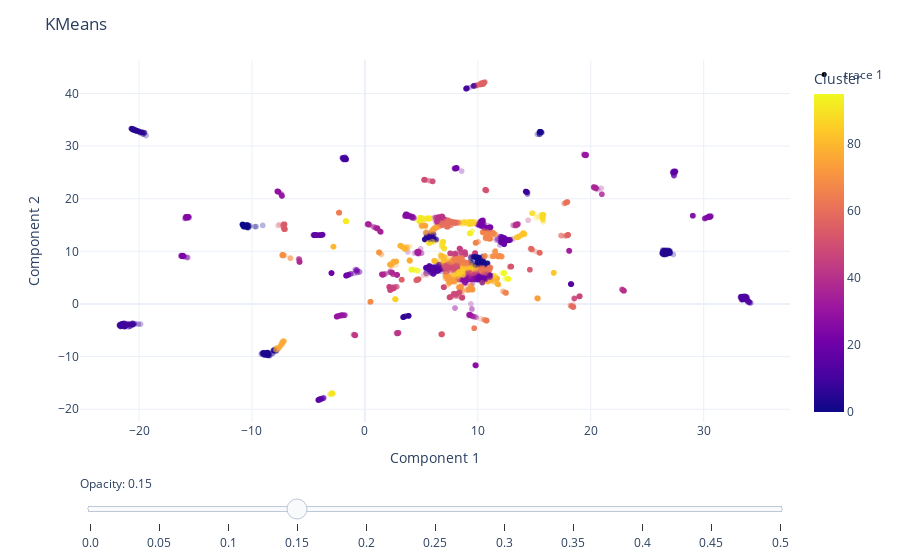

Notebook code for this chart:
### Code cell
# Plot the training points
fig = px.scatter(
    data_frame = train_df,
    x = "Component 1",
    y = "Component 2",
    color = "Cluster",
    hover_data = ["taxon_id", "Target", "mm_cluster"],
    opacity = 0.3
) 

# Add the test points as a scatter trace
fig.add_trace(
    go.Scatter(
        x=test_df["Component 1"],  # x coordinates
        y=test_df["Component 2"],  # y coordinates
        mode='markers',
        marker=dict(
            color='black',  
            size=5,  
            opacity=1.0 
        ),
        text=test_df["Target"]  # marker hover text
    )
)

# Opacity slider
steps = []
for i in range(11):  # 0 to 1 in steps of 0.1
    step = dict(
        method="restyle",
        args=[{"marker.opacity": [i/20]}, [0]],  # Adjust opacity of the first trace only
        label=str(i/20)
    )
    steps.append(step)
sliders = [dict(
    active=3,  # initial value corresponding to opacity=0.3
    currentvalue={"prefix": "Opacity: "},
    pad={"t": 50},
    steps=steps
)]

fig.update_layout(
    sliders=sliders,
    title="KMeans",
    template="plotly_white",
)

fig.show()

### Figure 1 — Plotly figure (JSON) as saved in the notebook; plotly's stock layout.template omitted (floating-point values rounded to 4 significant figures; data arrays with more than 128 entries replaced by an {"elided": "..."} marker saying what was removed)
{"data": [{"customdata": {"elided": "8432x3 mixed values"}, "hovertemplate": "Component 1=%{x}<br>Component 2=%{y}<br>taxon_id=%{customdata[0]}<br>Target=%{customdata[1]}<br>mm_cluster=%{customdata[2]}<br>Cluster=%{marker.color}<extra></extra>", "legendgroup": "", "marker": {"color": {"elided": "8432 int values"}, "coloraxis": "coloraxis", "opacity": 0.3, "symbol": "circle"}, "mode": "markers", "name": "", "showlegend": false, "type": "scattergl", "x": {"elided": "8432 float values"}, "xaxis": "x", "y": {"elided": "8432 float values"}, "yaxis": "y"}, {"marker": {"color": "black", "opacity": 1, "size": 5}, "mode": "markers", "text": ["unknown", "unknown", "unknown", "unknown", "unknown", "unknown", "unknown", "unknown", "unknown", "unknown", "unknown", "unknown", "unknown", "unknown", "unknown", "unknown", "unknown", "unknown", "unknown", "unknown", "unknown", "unknown", "unknown"], "type": "scatter", "x": [8.983, 8.389, 9.773, 9.297, 8.747, 8.396, 8.612, 9.18, 8.141, 9.859, 9.084, 8.267, 7.575, 9.488, 8.559, 8.433, 8.58, 8.227, 9.748, 8.906, 9.226, 8.641, 8.277], "y": [6.885, 8.267, 6.769, 6.872, 7.127, 8.173, 6.476, 6.476, 8.247, 6.836, 7.16, 8.219, 7.891, 6.853, 6.186, 8.356, 6.008, 8.04, 6.057, 7.109, 6.908, 6.413, 7.974]}], "layout": {"coloraxis": {"colorbar": {"title": {"text": "Cluster"}}, "colorscale": [[0, "#0d0887"], [0.1111, "#46039f"], [0.2222, "#7201a8"], [0.3333, "#9c179e"], [0.4444, "#bd3786"], [0.5556, "#d8576b"], [0.6667, "#ed7953"], [0.7778, "#fb9f3a"], [0.8889, "#fdca26"], [1, "#f0f921"]]}, "legend": {"tracegroupgap": 0}, "margin": {"t": 60}, "sliders": [{"active": 3, "currentvalue": {"prefix": "Opacity: "}, "pad": {"t": 50}, "steps": [{"args": [{"marker.opacity": [0]}, [0]], "label": "0.0", "method": "restyle"}, {"args": [{"marker.opacity": [0.05]}, [0]], "label": "0.05", "method": "restyle"}, {"args": [{"marker.opacity": [0.1]}, [0]], "label": "0.1", "method": "restyle"}, {"args": [{"marker.opacity": [0.15]}, [0]], "label": "0.15", "method": "restyle"}, {"args": [{"marker.opacity": [0.2]}, [0]], "label": "0.2", "method": "restyle"}, {"args": [{"marker.opacity": [0.25]}, [0]], "label": "0.25", "method": "restyle"}, {"args": [{"marker.opacity": [0.3]}, [0]], "label": "0.3", "method": "restyle"}, {"args": [{"marker.opacity": [0.35]}, [0]], "label": "0.35", "method": "restyle"}, {"args": [{"marker.opacity": [0.4]}, [0]], "label": "0.4", "method": "restyle"}, {"args": [{"marker.opacity": [0.45]}, [0]], "label": "0.45", "method": "restyle"}, {"args": [{"marker.opacity": [0.5]}, [0]], "label": "0.5", "method": "restyle"}]}], "title": {"text": "KMeans"}, "xaxis": {"anchor": "y", "domain": [0, 1], "title": {"text": "Component 1"}}, "yaxis": {"anchor": "x", "domain": [0, 1], "title": {"text": "Component 2"}}}}
